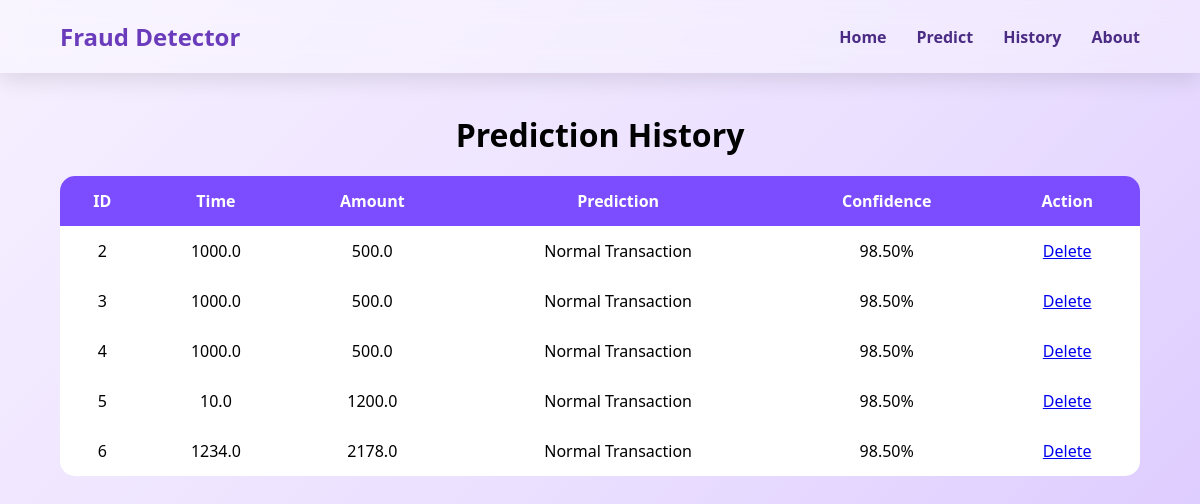
Before: /history with the older database file.
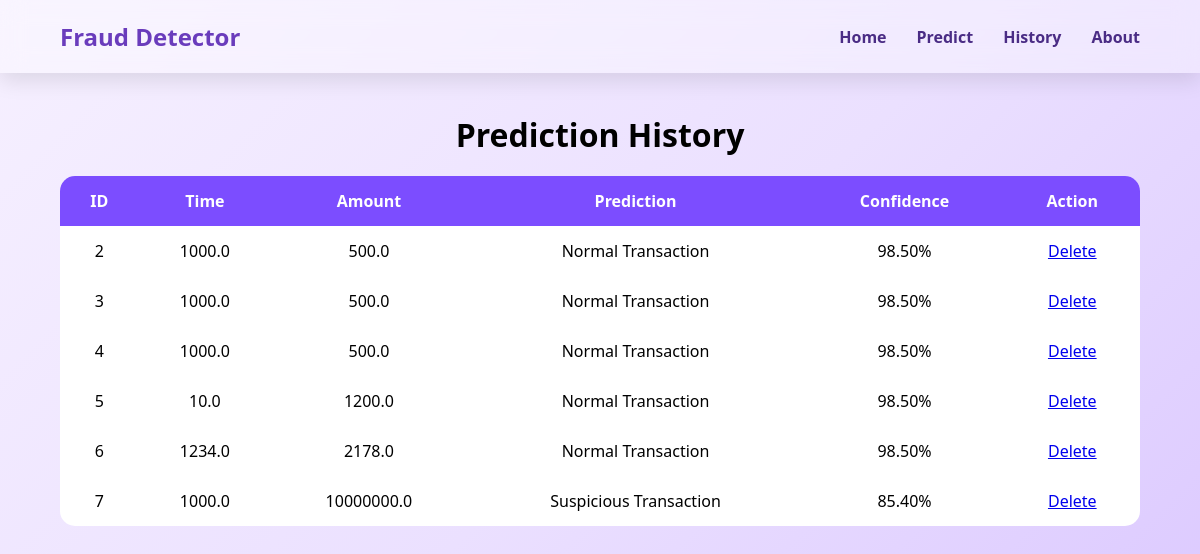
After: the same page with the newer database file.
### tables this page shows
CREATE TABLE fraud_predictions(
    id INTEGER PRIMARY KEY AUTOINCREMENT,
    time_value REAL,
    amount REAL,
    prediction TEXT,
    confidence TEXT
);

### app.py (the view)
@app.route("/history")
def history():
    records = get_all_predictions()
    return render_template(
        "history.html",
        records=records
    )

### db_operations.py (called while the page is built)
def get_all_predictions():
    conn = sqlite3.connect("fraud.db")
    cursor = conn.cursor()
    cursor.execute("""
    SELECT * FROM fraud_predictions
    """)
    records = cursor.fetchall()
    conn.close()
    return records

### templates/history.html (shortened to what this page needs)
<!DOCTYPE html>
<html>
<head>
    <link rel="stylesheet"
          href="{{ url_for('static', filename='css/style.css') }}">
</head>
<body class="fade-in">
<nav class="navbar">
    <h2>Fraud Detector</h2>
    <ul>
        <li><a href="/">Home</a></li>
        <li><a href="/predict">Predict</a></li>
        <li><a href="/history">History</a></li>
        <li><a href="/about">About</a></li>
    </ul>
</nav>
<div class="table-container">
    <h1 style="text-align:center; margin-bottom:20px;">
        Prediction History
    </h1>
    <table>
        <tr>
            <th>ID</th>
            <th>Time</th>
            <th>Amount</th>
            <th>Prediction</th>
            <th>Confidence</th>
            <th>Action</th>
        </tr>
        {% for row in records %}
        <tr>
            <td>{{ row[0] }}</td>
            <td>{{ row[1] }}</td>
            <td>{{ row[2] }}</td>
            <td>{{ row[3] }}</td>
            <td>{{ row[4] }}</td>
            <td>
                <a href="/delete/{{ row[0] }}">
                    Delete
                </a>
            </td>
        </tr>
        {% endfor %}
    </table>
</div>
</body>
</html>

### static/css/style.css (style rules this page uses)
* { margin:0; padding:0; box-sizing:border-box; }
body { font-family:Segoe UI, sans-serif; background: linear-gradient( 135deg, #f6f0ff, #ebe0ff, #d9c5ff ); min-height:100vh; }
.fade-in { animation: fadePage 0.8s ease; }
.navbar { display:flex; justify-content:space-between; align-items:center; padding:20px 60px; background:rgba(255,255,255,0.35); backdrop-filter:blur(12px); box-shadow:0 8px 20px rgba(0,0,0,0.1); }
.navbar h2 { color:#6a3cbc; }
.navbar ul { list-style:none; display:flex; gap:30px; }
.navbar a { text-decoration:none; color:#4a2c85; font-weight:600; position:relative; }
.navbar a::after { content:""; position:absolute; width:0; height:2px; bottom:-5px; left:0; background:#7c4dff; transition:0.4s; }
.table-container { width:90%; margin:40px auto; }
table { width:100%; border-collapse:collapse; background:white; border-radius:15px; overflow:hidden; }
th { background:#7c4dff; color:white; }
th, td { padding:14px; text-align:center; }

Changed rows visible on the page:
added fraud_predictions: id "7", time_value "1000.0", amount "10000000.0", prediction "Suspicious Transaction", confidence "85.40%"
